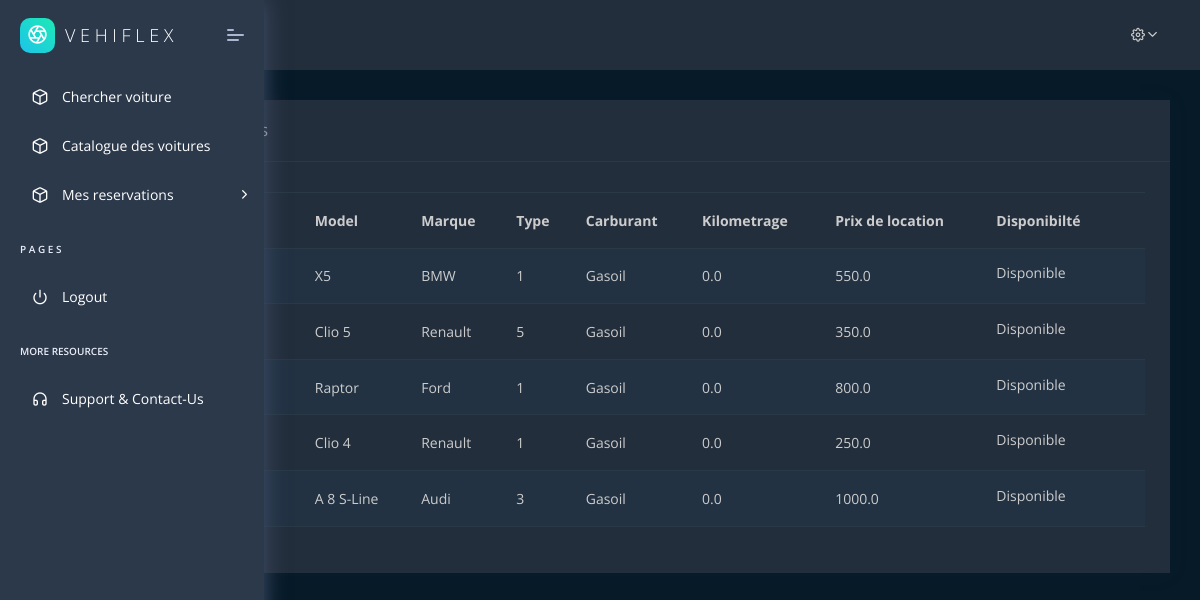
Screenshot of /voitures (signed in) with the database file from the repository.
### lcvoitures/models.py (models this page shows, shortened)
class voiture(models.Model):
    immatriculation = models.CharField(max_length=10, primary_key=True)
    model = models.CharField(max_length=10)
    couleur = models.CharField(max_length=10)
    type_voiture = models.ForeignKey(type_voiture, on_delete=models.CASCADE)
    marque = models.ForeignKey(marque, on_delete=models.CASCADE)
    dispo = models.BooleanField(default=True)
    prix_journalier = models.FloatField()
    description = models.CharField(max_length=200)
    type_carburant=models.CharField(max_length=10,default="Gasoil")
    etat_carburant=models.FloatField(default=0)

class marque(models.Model):
    marque = models.CharField(max_length=20)
    def __str__(self):
        return self.marque

### lcvoitures/views.py (the view)
# urls.py: path('voitures',TousLesvoitures,name="voitures"),
@login_required()
def TousLesvoitures(request):
    voitures = voiture.objects.all()
    return render(request, 'voitures/index.html', {'voitures': voitures})

### apps/context_processors.py (called while the page is built)
def cfg_assets_root(request):
    return { 'ASSETS_ROOT' : settings.ASSETS_ROOT }

### apps/templates/voitures/index.html (shortened to what this page needs)
{% extends "layouts/base.html" %}
{% block content %}
    <div class="pcoded-main-container">
        <div class="pcoded-wrapper">
            <div class="pcoded-content">
                <div class="pcoded-inner-content">
                    <div class="main-body">
                        <div class="page-wrapper">
                            <div class="row">
                                <div class="col-sm-12">
                                    <div class="card">
                                        <div class="card-header">
                                            <h5>Tous les voitures</h5>
                                        </div>
                                        <div class="card-block table-border-style">
                                            <div class="table-responsive">
                                                <table class="table table-striped">
                                                    <thead>
                                                        <tr>
                                                            <th>immatriculation</th>
                                                            <th>Model</th>
                                                            <th>Marque</th>
                                                            <th>Type</th>
                                                            <th>Carburant</th>
                                                            <th>Kilometrage</th>
                                                            <th>Prix de location</th>
                                                            <th>Disponibilté</th>
                                                            <th></th>
                                                        </tr>
                                                    </thead>
                                                    <tbody>
                                                    {% for voiture in voitures %}
                                                        <tr>
                                                            <td>{{voiture.immatriculation}}</td>
                                                            <td>{{voiture.model}}</td>
                                                            <td>{{voiture.marque}}</td>
                                                            <td>{{voiture.type_voiture_id}}</td>
                                                            <td>{{voiture.type_carburant}}</td>
                                                            <td>{{voiture.etat_carburant}}</td>
                                                            <td>{{voiture.prix_journalier}}</td>
                                                            {% if voiture.dispo %}
                                                             <td >
                                                                 <h6 class="m-0 text-c-green">Disponible</h6>
                                                            </td>
                                                            {% else %}
                                                             <td>
                                                                <h6 class="m-0 text-c-red">Occupée</h6>
                                                            </td>
                                                            {% endif %}
                                                             <td>
                                                        </tr>
                                                    {%endfor%}
                                                    </tbody>
                                                </table>
                                            </div>
                                        </div>
                                    </div>
                                </div>
                            </div>
                        </div>
                    </div>
                </div>
            </div>
        </div>
    </div>
{% endblock content %}

### apps/templates/layouts/base.html (shortened to what this page needs)
<!DOCTYPE html>
<html lang="en">
<head>
    <link rel="stylesheet" href="/static/assets/fonts/fontawesome/css/fontawesome-all.min.css">
    <link rel="stylesheet" href="/static/assets/plugins/animation/css/animate.min.css">
    <link rel="stylesheet" href="/static/assets/css/style.css">
    <link rel="stylesheet" href="/static/assets/css/dark.css">
</head>
<body>
    {% include 'includes/sidebar.html' %}
    {% include 'includes/navigation.html' %}
    {% block content %}{% endblock content %}
</body>
</html>

### apps/templates/includes/sidebar.html (shortened to what this page needs)
<nav class="pcoded-navbar">
    <div class="navbar-wrapper">
        <div class="navbar-brand header-logo">
            <a href="/home/index.html" class="b-brand">
                <div class="b-bg">
                    <i class="feather icon-aperture"></i>
                </div>
                <span class="b-title">V E H I F L E X</span>
            </a>
            <a class="mobile-menu" id="mobile-collapse" href="javascript:"><span></span></a>
        </div>
        <div class="navbar-content scroll-div">
            <ul class="nav pcoded-inner-navbar">
                {% if not request.user.is_staff and  not request.user.is_superuser  %}
                <li data-username="Disabled Menu" class="nav-item">
                    <a href="{% url 'chercher' %}" class="nav-link">
                        <span class="pcoded-micon"><i class="feather icon-box"></i></span><span class="pcoded-mtext">Chercher voiture</span>
                    </a>
                </li>
                  <li data-username="Disabled Menu" class="nav-item">
                    <a href="{% url 'voitures' %}" class="nav-link">
                        <span class="pcoded-micon"><i class="feather icon-box"></i></span><span class="pcoded-mtext">Catalogue des voitures</span>
                    </a>
                </li>
                <li data-username="basic components Button Alert Badges breadcrumb Paggination progress Tooltip popovers Carousel Cards Collapse Tabs pills Modal Grid System Typography Extra Shadows Embeds" class="nav-item pcoded-hasmenu">
                    <a href="javascript:" class="nav-link "><span class="pcoded-micon"><i class="feather icon-box"></i></span><span class="pcoded-mtext">Mes reservations</span></a>
                </li>
                {% endif %}
                <li class="nav-item pcoded-menu-caption">
                    <label>P A G E S</label>
                </li>
                <li data-username="Disabled Menu" class="nav-item">
                    <a href="{% url 'logout' %}" class="nav-link">
                        <span class="pcoded-micon"><i class="feather icon-power"></i></span><span class="pcoded-mtext">Logout</span>
                    </a>
                </li>
                <li class="nav-item pcoded-menu-caption">
                    <label>MORE                  RESOURCES</label>
                </li>
                <li data-username="Support Page" class="nav-item ">
                    <a target="_blank" href="https://www.youtube.com/watch?v=p0fTc-CA4h0" class="nav-link">
                        <span class="pcoded-micon">
                            <i class="feather icon-headphones"></i>
                        </span>
                        <span class="pcoded-mtext">Support & Contact-Us</span>
                    </a>
                </li>
            </ul>
        </div>
    </div>
</nav>

### apps/templates/includes/navigation.html (shortened to what this page needs)
<header class="navbar pcoded-header navbar-expand-lg navbar-light">
    <div class="collapse navbar-collapse">
        <ul class="navbar-nav mr-auto">
            <li><a href="javascript:" class="full-screen" onclick="javascript:toggleFullScreen()"></a></li>
            <li class="nav-item">
                <div class="main-search">
                    <div class="input-group">
                        <span class="input-group-append search-btn btn btn-primary">
                            </span>
                    </div>
                </div>
            </li>
        </ul>
        <ul class="navbar-nav ml-auto">
            <li>
                <div class="dropdown drp-user">
                    <a href="javascript:" class="dropdown-toggle" data-toggle="dropdown">
                        <i class="icon feather icon-settings"></i>
                    </a>
                            </li>
                        </ul>
                    </div>
</header>
<body>
</body>

### apps/static/assets/css/dark.css (style rules this page uses)
body.dark { background-color: #082032; color: white !important; }
body.dark .pcoded-navbar, body.dark .navbar-brand { background-color: #2C394B; }
body.dark .icon, body.dark a, body.dark span, body.dark p, body.dark .feather, body.dark .pcoded-header .input-group .input-group-text, body.dark .pcoded-header a, body.dark .pcoded-header dropdown-toggle { color: white; }
body.dark h1, body.dark h2, body.dark h3, body.dark h4, body.dark h5, body.dark h6 { color: white !important; }
body.dark .custom-select, body.dark .form-control, body.dark .input-group-prepend, body.dark .input-group-append { background-color: rgba(8, 32, 50, 0.8); border-color: #2C394B !important; color: white; }
body.dark .input-group { background-color: transparent; }
body.dark .card .card-block, body.dark .card .card-body, body.dark .card { background-color: #2C394B; color: white !important; }
body.dark .card .card-header { background-color: #2C394B; border-bottom: 1px solid #334756; }
body.dark .table thead th { border-top: 1px solid #334756; }
body.dark .table td, body.dark .table th { border-bottom: 1px solid #334756; }
body.dark .pcoded-header { background-color: #082032; }
body.dark .pcoded-header > .collapse:not(.show) { background-color: #2C394B; }

### rows the page displays
voiture: model "X5", marque "BMW", type_voiture_id "1", type_carburant "Gasoil", etat_carburant "0.0", prix_journalier "550.0", dispo "Disponible"
voiture: model "Clio 5", marque "Renault", type_voiture_id "5", type_carburant "Gasoil", etat_carburant "0.0", prix_journalier "350.0", dispo "Disponible"
voiture: model "Raptor", marque "Ford", type_voiture_id "1", type_carburant "Gasoil", etat_carburant "0.0", prix_journalier "800.0", dispo "Disponible"
voiture: model "Clio 4", marque "Renault", type_voiture_id "1", type_carburant "Gasoil", etat_carburant "0.0", prix_journalier "250.0", dispo "Disponible"
voiture: model "A 8 S-Line", marque "Audi", type_voiture_id "3", type_carburant "Gasoil", etat_carburant "0.0", prix_journalier "1000.0", dispo "Disponible"
